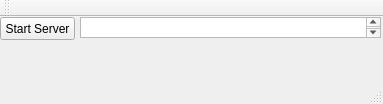
<?xml version="1.0" encoding="UTF-8"?>
<ui version="4.0">
 <class>MainWindow</class>
 <widget class="QMainWindow" name="MainWindow">
  <property name="geometry">
   <rect>
    <x>0</x>
    <y>0</y>
    <width>383</width>
    <height>104</height>
   </rect>
  </property>
  <property name="windowTitle">
   <string>iTrace Engine</string>
  </property>
  <widget class="QWidget" name="centralWidget">
   <widget class="QPushButton" name="pushButton">
    <property name="geometry">
     <rect>
      <x>0</x>
      <y>0</y>
      <width>75</width>
      <height>23</height>
     </rect>
    </property>
    <property name="text">
     <string>Start Server</string>
    </property>
   </widget>
   <widget class="QTextBrowser" name="textBrowser">
    <property name="geometry">
     <rect>
      <x>80</x>
      <y>0</y>
      <width>301</width>
      <height>21</height>
     </rect>
    </property>
   </widget>
  </widget>
  <widget class="QMenuBar" name="menuBar">
   <property name="geometry">
    <rect>
     <x>0</x>
     <y>0</y>
     <width>383</width>
     <height>26</height>
    </rect>
   </property>
  </widget>
  <widget class="QToolBar" name="mainToolBar">
   <attribute name="toolBarArea">
    <enum>TopToolBarArea</enum>
   </attribute>
   <attribute name="toolBarBreak">
    <bool>false</bool>
   </attribute>
  </widget>
  <widget class="QStatusBar" name="statusBar"/>
 </widget>
 <layoutdefault spacing="6" margin="11"/>
 <resources/>
 <connections/>
</ui>
